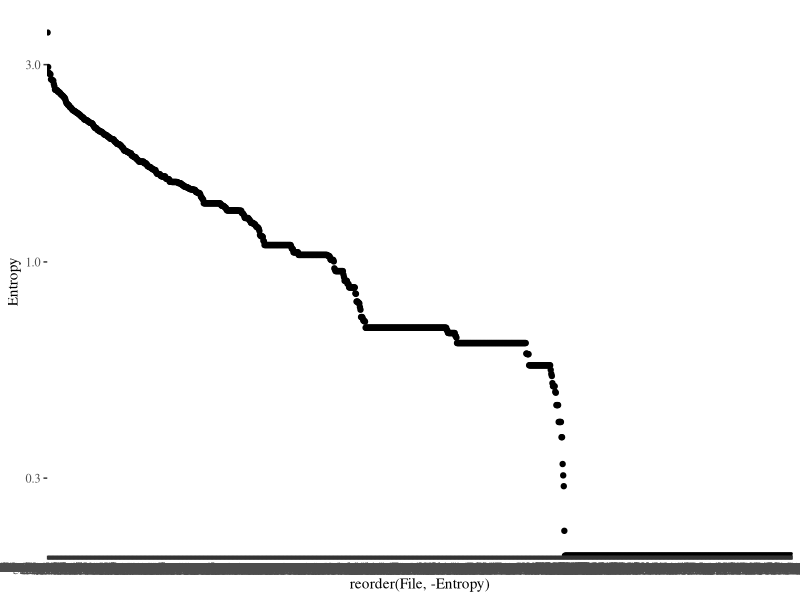
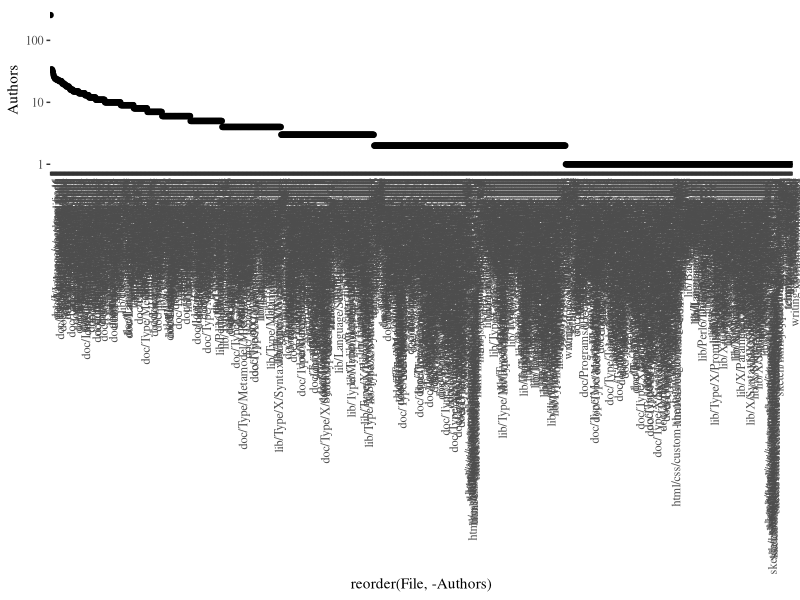
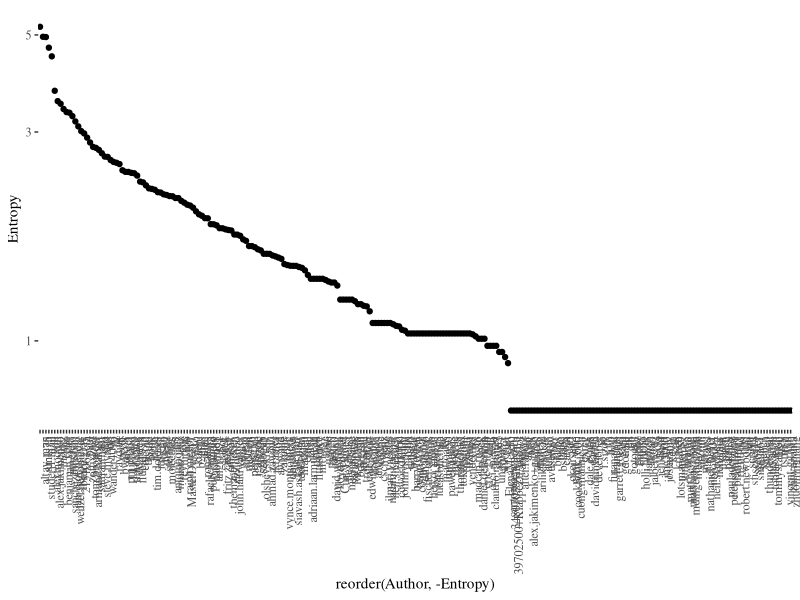
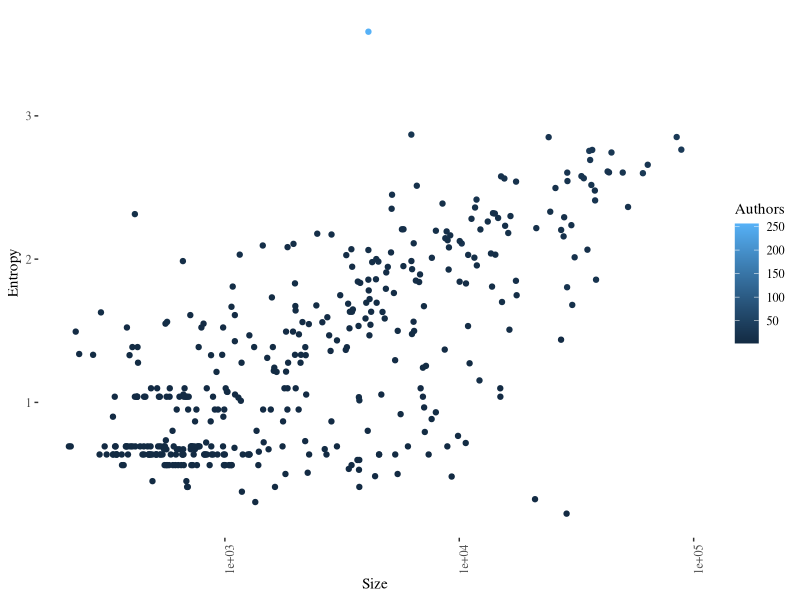
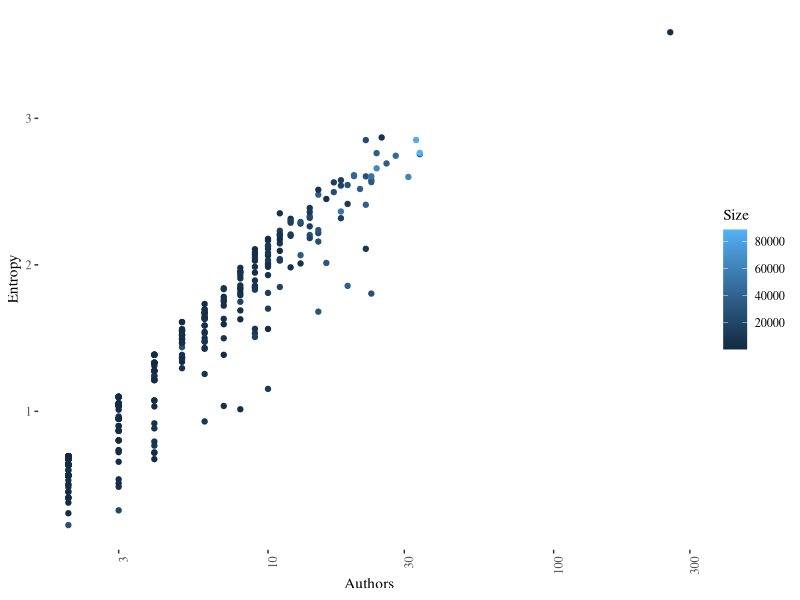
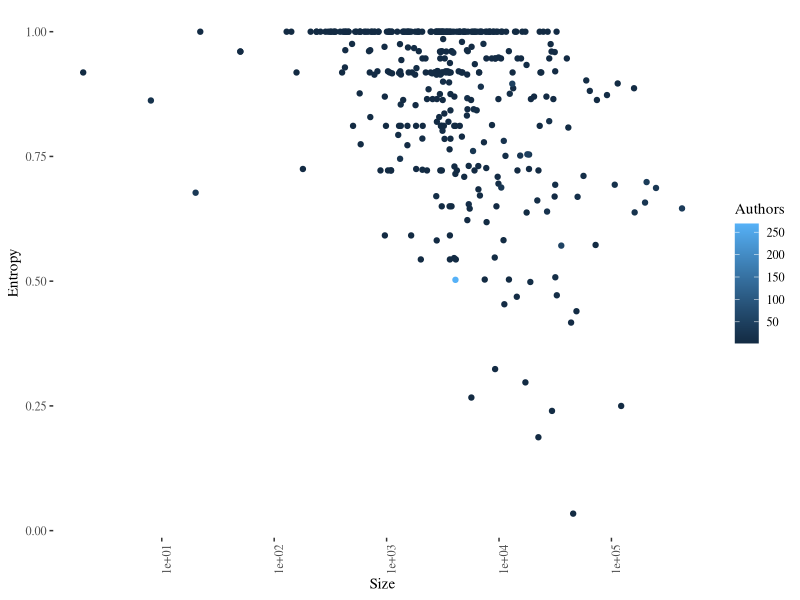
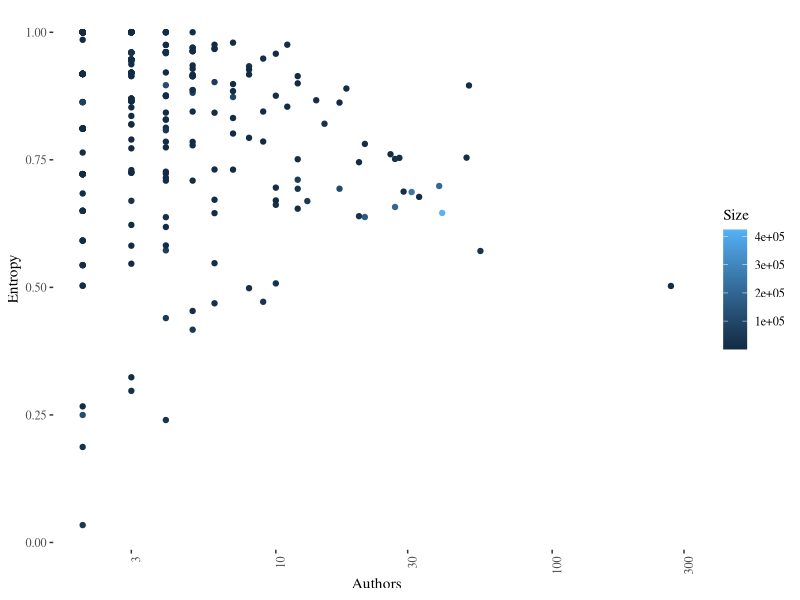

Write the R code that produced these figures, in order.
library(ggplot2)
library(ggthemes)

entropy <- read.csv("../data/file-entropy.csv")

ggplot(entropy, aes(x=reorder(File,-Entropy),y=Entropy))+geom_point()+theme_tufte()+ scale_y_log10()

authors <- read.csv("../data/file-authors.csv")

ggplot(authors, aes(x=reorder(File,-Authors),y=Authors))+geom_point()+theme_tufte()+ scale_y_log10()+ theme(axis.text.x = element_text(angle = 90, hjust = 1))

entropy.a <- read.csv("../data/author-entropy.csv")

ggplot(entropy.a, aes(x=reorder(Author,-Entropy),y=Entropy))+geom_point()+theme_tufte()+ scale_y_log10()+ theme(axis.text.x = element_text(angle = 90, hjust = 1))

entropy.c <- read.csv("../data/current-files.csv")
entropy.c <- entropy.c[ entropy.c$Entropy > 0,]
ggplot(entropy.c, aes(x=Size,y=Entropy,color=Authors))+geom_point()+theme_tufte()+ theme(axis.text.x = element_text(angle = 90, hjust = 1))+ scale_x_log10()
ggplot(entropy.c, aes(x=Authors,y=Entropy,color=Size))+geom_point()+theme_tufte()+ theme(axis.text.x = element_text(angle = 90, hjust = 1))+ scale_x_log10()


entropy.r <- read.csv("../data/perl6-rakudo-current-files.csv")
entropy.r <- entropy.r[ entropy.r$Entropy > 0,]
ggplot(entropy.r, aes(x=Size,y=Entropy,color=Authors))+geom_point()+theme_tufte()+ theme(axis.text.x = element_text(angle = 90, hjust = 1))+ scale_x_log10()
ggplot(entropy.r, aes(x=Authors,y=Entropy,color=Size))+geom_point()+theme_tufte()+ theme(axis.text.x = element_text(angle = 90, hjust = 1))+ scale_x_log10()
